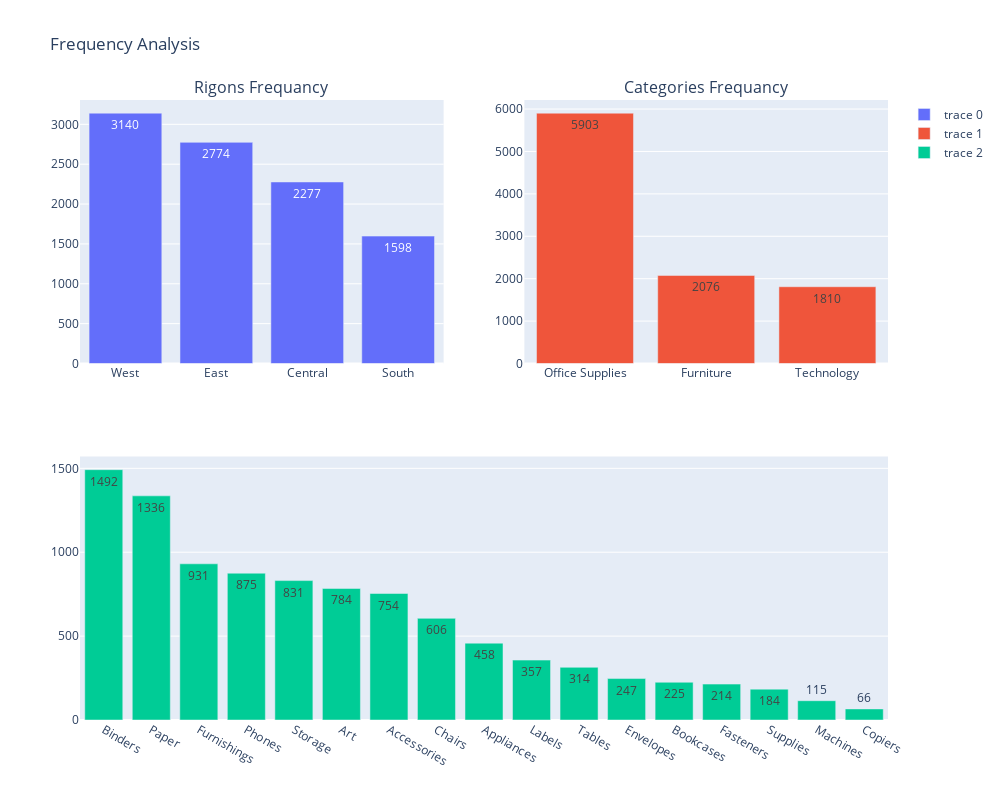

Source (notebook cell):
### Code cell
# let's do bar for all 
# using go it's very good for visualoze 
fig = make_subplots(rows=2,cols=2 , 
                    column_titles= ["Rigons Frequancy","Categories Frequancy","Sub-Categories Frequancy"],
                   specs=[[{}, {}],[{"colspan": 2}, None]]
                   )

fig.add_trace(go.Bar(x = df['Region'].value_counts().reset_index()['Region'],
                    y = df['Region'].value_counts().reset_index()['count'],
                    text = df['Region'].value_counts().reset_index()['count'],
                    textposition="auto"
                    ),row=1 ,  col=1
    
    )

fig.add_trace(go.Bar(x = df['Category'].value_counts().reset_index()['Category'],
                    y = df['Category'].value_counts().reset_index()['count'],
                    text = df['Category'].value_counts().reset_index()['count'],
                    textposition="auto"
                    ),row=1 ,  col=2
             )



fig.add_trace(go.Bar(x = df['Sub-Category'].value_counts().reset_index()['Sub-Category'],
                    y = df['Sub-Category'].value_counts().reset_index()['count'],
                    text = df['Sub-Category'].value_counts().reset_index()['count'],
                    textposition="auto"
                    ),row=2 ,  col=1
             )


fig.update_layout(height=800, width=1000, title_text="Frequency Analysis")
fig.show()

### Figure 1 — Plotly figure (JSON) as saved in the notebook; plotly's stock layout.template omitted (floating-point values rounded to 4 significant figures)
{"data": [{"text": [3140.0, 2774.0, 2277.0, 1598.0], "textposition": "auto", "type": "bar", "x": ["West", "East", "Central", "South"], "xaxis": "x", "y": [3140, 2774, 2277, 1598], "yaxis": "y"}, {"text": [5903.0, 2076.0, 1810.0], "textposition": "auto", "type": "bar", "x": ["Office Supplies", "Furniture", "Technology"], "xaxis": "x2", "y": [5903, 2076, 1810], "yaxis": "y2"}, {"text": [1492.0, 1336.0, 931.0, 875.0, 831.0, 784.0, 754.0, 606.0, 458.0, 357.0, 314.0, 247.0, 225.0, 214.0, 184.0, 115.0, 66.0], "textposition": "auto", "type": "bar", "x": ["Binders", "Paper", "Furnishings", "Phones", "Storage", "Art", "Accessories", "Chairs", "Appliances", "Labels", "Tables", "Envelopes", "Bookcases", "Fasteners", "Supplies", "Machines", "Copiers"], "xaxis": "x3", "y": [1492, 1336, 931, 875, 831, 784, 754, 606, 458, 357, 314, 247, 225, 214, 184, 115, 66], "yaxis": "y3"}], "layout": {"annotations": [{"font": {"size": 16}, "showarrow": false, "text": "Rigons Frequancy", "x": 0.225, "xanchor": "center", "xref": "paper", "y": 1, "yanchor": "bottom", "yref": "paper"}, {"font": {"size": 16}, "showarrow": false, "text": "Categories Frequancy", "x": 0.775, "xanchor": "center", "xref": "paper", "y": 1, "yanchor": "bottom", "yref": "paper"}], "height": 800, "title": {"text": "Frequency Analysis"}, "width": 1000, "xaxis": {"anchor": "y", "domain": [0, 0.45]}, "xaxis2": {"anchor": "y2", "domain": [0.55, 1]}, "xaxis3": {"anchor": "y3", "domain": [0, 1]}, "yaxis": {"anchor": "x", "domain": [0.575, 1]}, "yaxis2": {"anchor": "x2", "domain": [0.575, 1]}, "yaxis3": {"anchor": "x3", "domain": [0, 0.425]}}}
